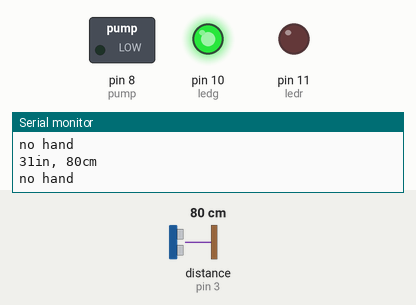
Bench run of a sketch on a simulated Arduino Uno, built with avr-gcc and run on an emulated ATmega328P. Shown: switched loads named in the sketch (green lamp = pin HIGH), output pins drawn as LEDs (lit = HIGH), the last lines printed to the serial monitor. Wiring (inferred from the names in the program): ultrasonic range finder: trigger pin 2; echo pin 3. Dashed ring = blinking. Inputs (shaded band) come from the test bench; at power-on: distance to the obstacle (sensor on pin 3) 80 cm. The echo pulse lasts 58.3 µs per cm; pins used as bus, display or sensor lines are not drawn.

Above: at 2.0 s.
2.1 s: distance to the obstacle (sensor on pin 3) set to 9 cm
3.8 s: distance to the obstacle (sensor on pin 3) set to 6 cm
At 5.4 s:
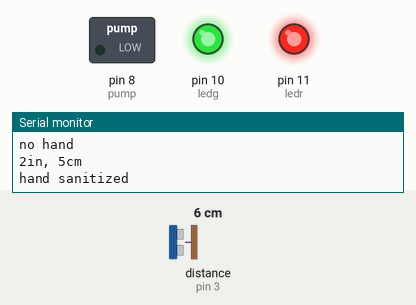
8.3 s: distance to the obstacle (sensor on pin 3) set to 18 cm
At 9.3 s:
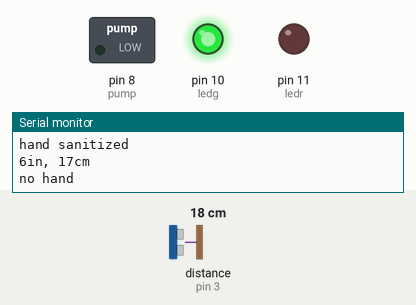
Timing chart, 0 to 11.3 s (numbered marks = the images above; inputs shaded):
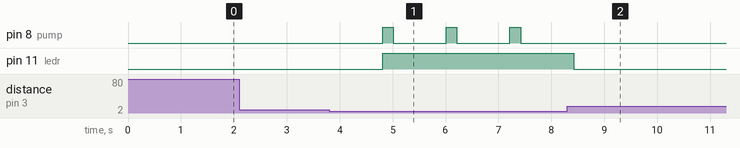

The sketch:

hand_sani.ino
```cpp
//Pins connected to the ultrasonic sensor
#define trigPin  2
#define echoPin 3

//LED pins
//These LEDs are used for indicating purpose only
#define ledr 11 //this indicates that pump is on
#define ledg 10 //this indicates that the circuit is operational

#define pump 8  //is used to pump out your sanitizer

int range = 5; //range in inches

void setup() {
  Serial.begin(9600);   // initialize serial communication:

  //initialize the sensor pins of the ultrasonic sensor
  pinMode(trigPin, OUTPUT);
  pinMode(echoPin, INPUT);

  //initialize LED pins
  pinMode(ledr, OUTPUT);
  pinMode(ledg, OUTPUT);

  pinMode(pump, OUTPUT);  //initialize pump

  //set LEDs and pump default value
  digitalWrite(ledg, HIGH);
  digitalWrite(ledr, LOW);
  digitalWrite(pump, LOW);
}

void loop()
{
  // establish variables for duration of the ping,
  // and the distance result in inches and centimeters:
  long duration, inches, cm;

  // The PING))) is triggered by a HIGH pulse of 2 or more microseconds.
  // Give a short LOW pulse beforehand to ensure a clean HIGH pulse:

  digitalWrite(trigPin, LOW);
  delayMicroseconds(2);
  digitalWrite(trigPin, HIGH);
  delayMicroseconds(5);
  digitalWrite(trigPin, LOW);
  // Take reading on echo pin
  duration = pulseIn(echoPin, HIGH);
  // convert the time into a distance
  inches = microsecondsToInches(duration);
  cm = microsecondsToCentimeters(duration);
  Serial.print(inches);
  Serial.print("in, ");
  Serial.print(cm);
  Serial.print("cm");
  Serial.println();


  if(inches < 2.5) {
    Serial.println("hand sanitized");
    digitalWrite(ledr, HIGH);
    digitalWrite(ledg, HIGH);
    digitalWrite(pump, HIGH);
    delay(200);
    digitalWrite(pump, LOW);
  }
  else {
    Serial.println("no hand");
     digitalWrite(ledr, LOW);
     digitalWrite(ledg, HIGH);
     digitalWrite(pump, LOW);
     delay(200);
  }
  delay(1000);
}

long microsecondsToInches(long microseconds)
{
  return microseconds / 74 / 2;
}

long microsecondsToCentimeters(long microseconds)
{
  // The speed of sound is 340 m/s or 29 microseconds per centimeter.
  // The ping travels out and back, so to find the distance of the
  // object we take half of the distance travelled.
  return microseconds / 29 / 2;
}
```

Measured:
- the behaviour switches between 8 and 7 cm on distance to the obstacle (sensor on pin 3) (found by bisection; images 0 and 1)
- after the input at 3.8 s, pin 8 (pump): alternates HIGH for 0.20 s and LOW for 1.0 s, starting after 1.0 s; pin 11 (ledr): LOW → HIGH after 1.0 s
- after the input at 8.3 s, pin 8 (pump): stops changing and stays LOW; pin 11 (ledr): HIGH → LOW after 0.12 s
